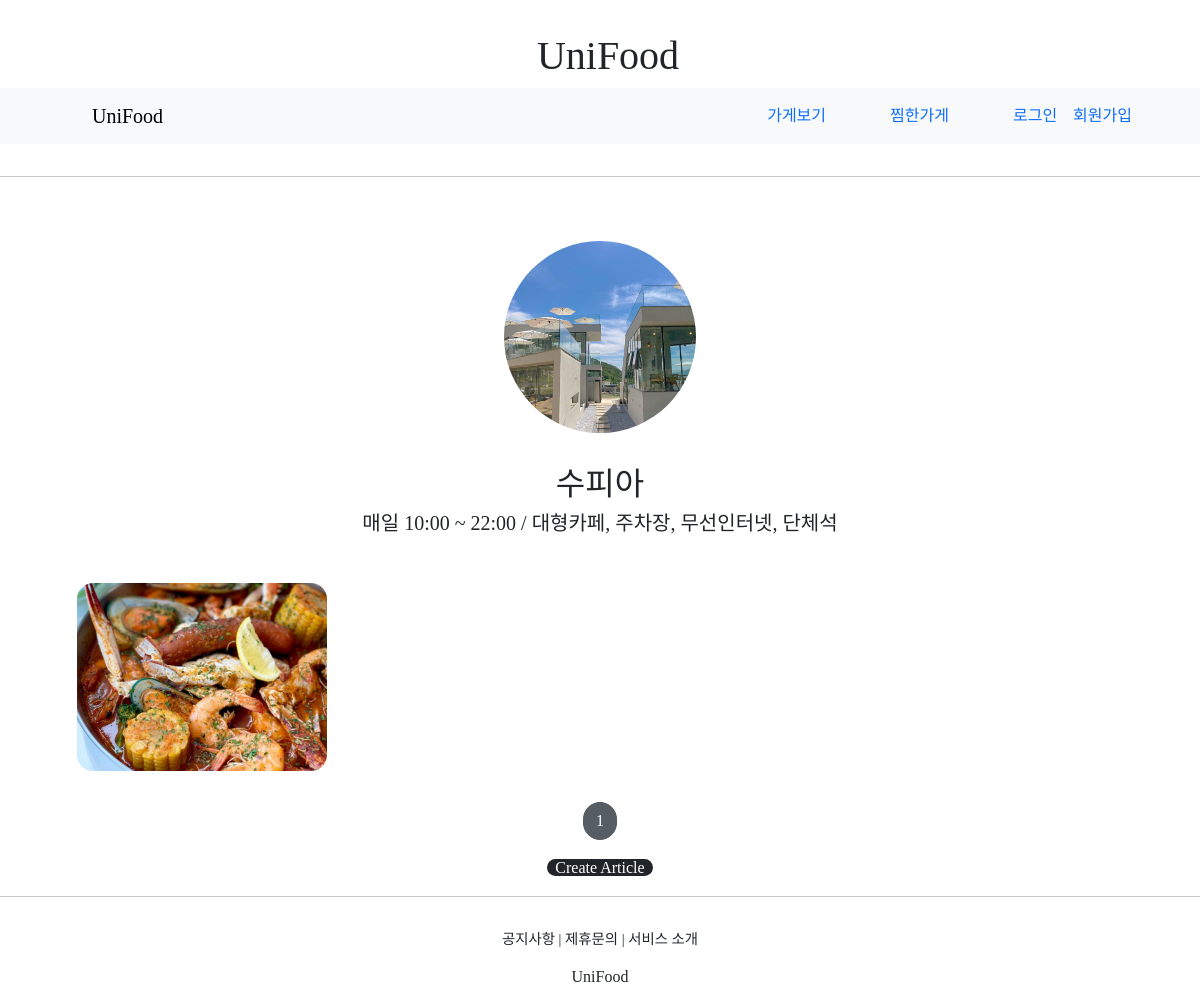
/projects/detail/11, run on an earlier commit of the app's database.
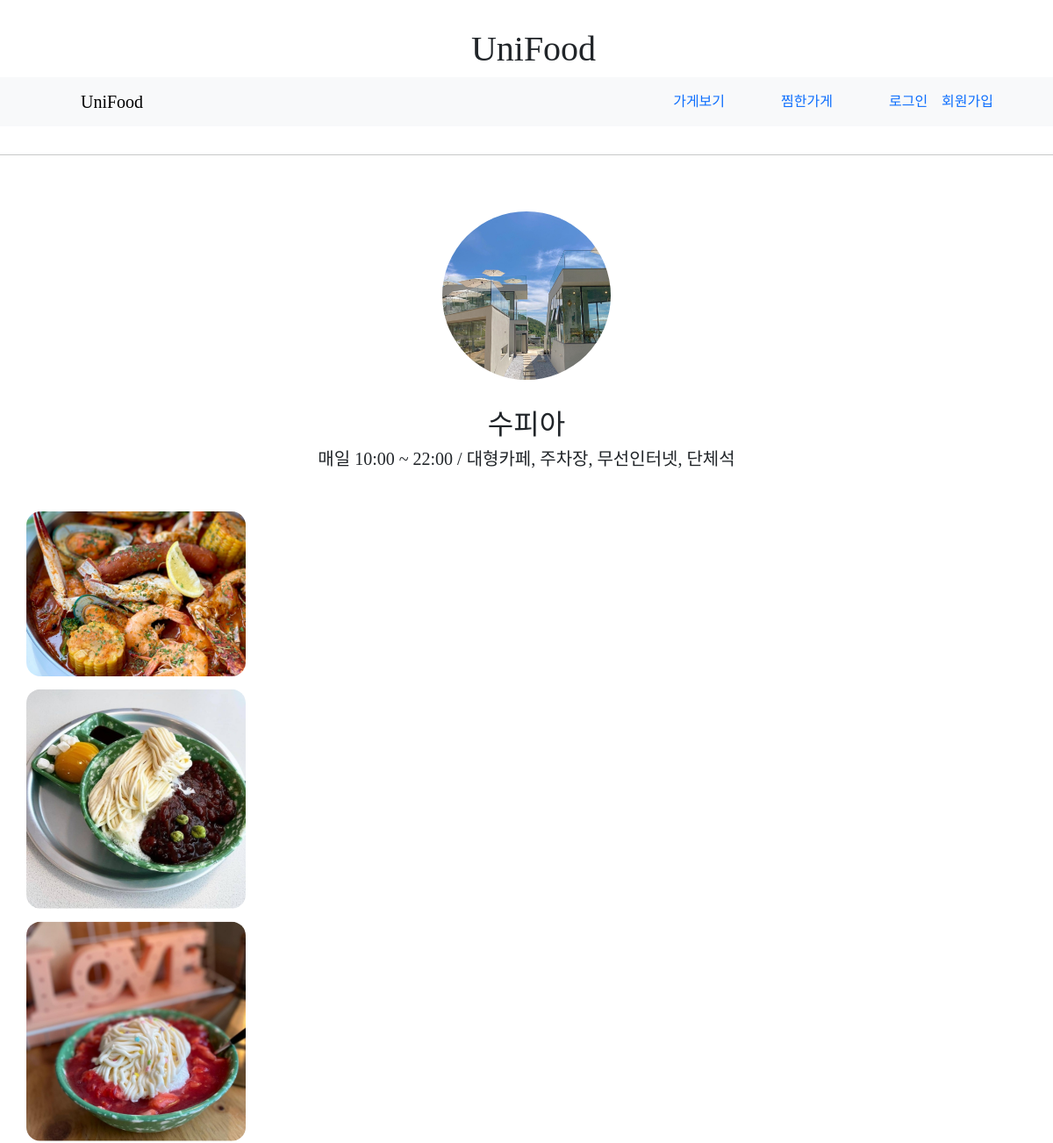
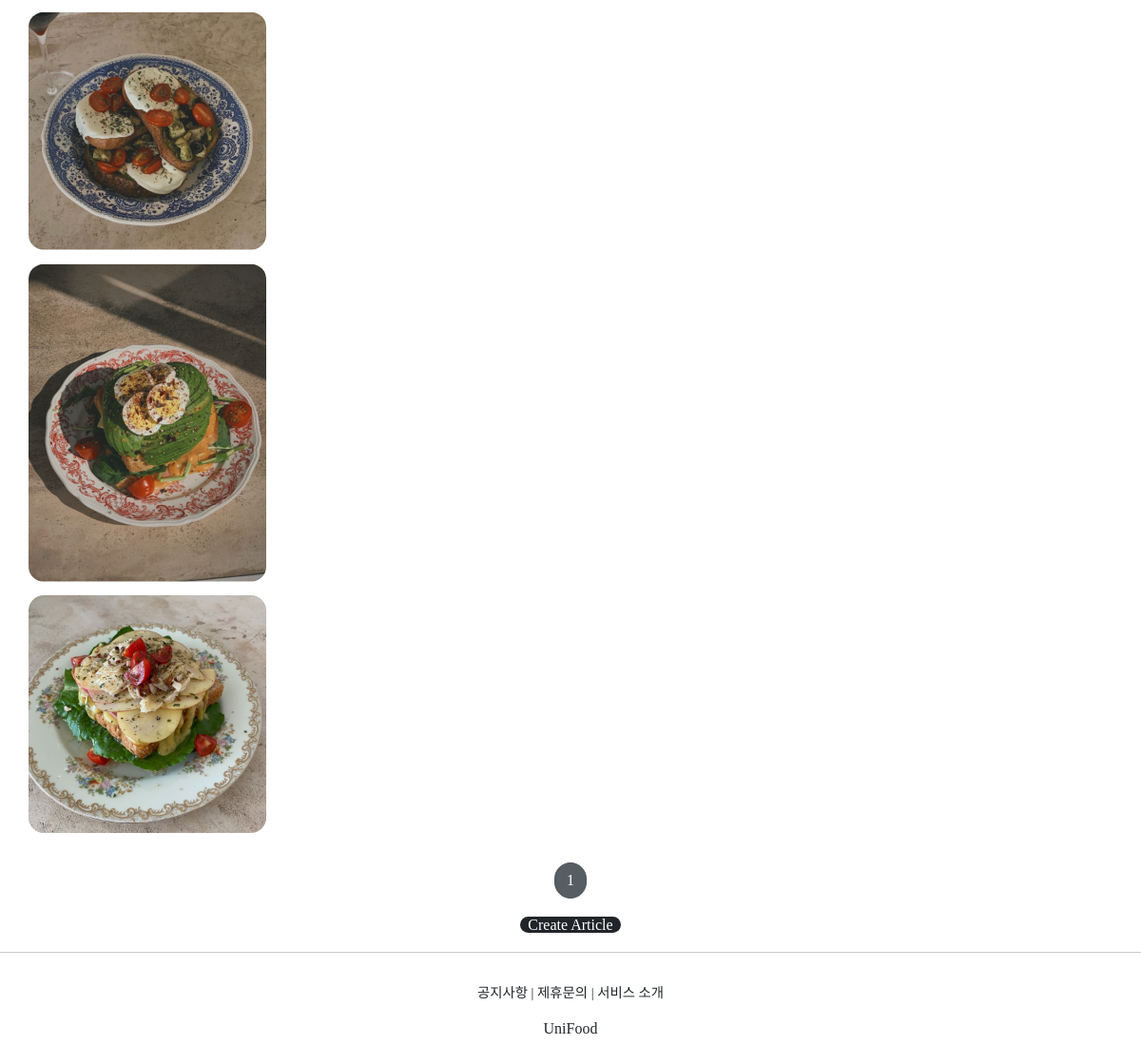
And on a later commit of the database (2 pictures, top to bottom).
### projectapp/models.py (models this page shows, shortened)
class Project(models.Model):
    image = models.ImageField(upload_to='project/', null=False)
    title = models.CharField(max_length=20, null=False)
    description = models.CharField(max_length=200, null=True)
    created_at = models.DateTimeField(auto_now=True)

### articleapp/models.py (models this page shows)
class Article(models.Model):
    writer = models.ForeignKey(User, on_delete=models.SET_NULL, related_name='article',null=True)
    project = models.ForeignKey(Project, on_delete=models.SET_NULL, related_name='article', null=True)
    title = models.CharField(max_length=200, null=True)
    image = models.ImageField(upload_to='article/', null=False)
    content = models.TextField(null=True)
    created_at = models.DateField(auto_now_add=True, null=True)
    like = models.IntegerField(default=0)

### projectapp/views.py (the view)
# urls.py: path('detail/<int:pk>', ProjectDetailView.as_view(), name='detail'),
class ProjectDetailView(DetailView, MultipleObjectMixin):
    model = Project
    context_object_name = 'target_project'
    template_name = 'projectapp/detail.html'
    paginate_by = 25
    def get_context_data(self, **kwargs):
        project = self.object
        user = self.request.user
        if user.is_authenticated:
            subscription = Subscription.objects.filter(user=user, project=project)
        else:
            subscription = None
        object_list = Article.objects.filter(project=self.get_object())
        return super(ProjectDetailView, self).get_context_data(object_list=object_list,
                                                               subscription=subscription,
                                                               **kwargs)

### projectapp/templates/projectapp/detail.html (shortened to what this page needs)
{% extends 'base.html' %}
{% block content %}
  <div>
    <div style="text-align: center; max-width: 500px; margin: 4rem auto 1.5rem auto;">
      <img src="{{ target_project.image.url }}" alt=""
           style="height: 12rem; width: 12rem; border-radius: 20rem; margin-bottom: 2rem; object-fit: cover;">
      <h2 style="font-family: 'NanumSquareB'">
        {{ target_project.title }}
      </h2>
      <h5 style="margin-bottom: 3rem;">
        {{ target_project.description }}
      </h5>
    </div>
        <div>
            {% include 'snippets/list_fragment.html' with article_list=object_list %}
        </div>
  </div>
{% endblock %}

### templates/base.html (shortened to what this page needs)
<!DOCTYPE html>
<html lang="ko">
{% include 'head.html' %}
<body style="font-family:'NanumSquareR';">
    {% include 'header1.html' %}
    <hr>
    {% block content %}
    {% endblock %}
    <hr>
    {% include 'footer.html' %}
</body>
</html>

### templates/head.html (shortened to what this page needs)
{% load static %}
<head>
    <link href="https://cdn.jsdelivr.net/npm/bootstrap@5.1.3/dist/css/bootstrap.min.css"
          rel="stylesheet">
    <link rel="stylesheet" type="text/css" href="{% static 'base.css' %}">
</head>

### templates/header1.html (shortened to what this page needs)
    <div class="pragmatic_header">
        <div>
            <h1 class="pragmatic_logo">
                <a class="navbar-brand" href="{% url 'articleapp:list' %}"></a>UniFood</h1>
        </div>
<nav class="navbar navbar-expand-lg bg-light">
  <div class="container-fluid" style="text-align: center">
    <a class="navbar-brand" style="margin-left: 5rem" href="{% url 'articleapp:list' %}">UniFood</a>
    <div style="text-align: center" id="navbarNavAltMarkup">
      <div class="navbar-nav">
        <a class="nav-link active" style="margin-right: 3rem" aria-current="page" style="text-align: center" href="{% url 'projectapp:list' %}">가게보기</a>
        <a class="nav-link" style="margin-right: 3rem" href="{% url 'subscribeapp:list' %}">찜한가게</a>
          {% if not user.is_authenticated %}
              <a class="nav-link"  href="{% url 'accountapp:login' %}?next = {{ request.path }}">로그인</a>
              <a class="nav-link" style="margin-right: 3rem" href="{% url 'accountapp:create' %}">회원가입</a>
              {% else %}
              <a class="nav-link" style="margin-right: 3rem" href="{% url 'accountapp:detail' pk=user.pk %}">내정보</a>
              <a class="nav-link" style="margin-right: 3rem" href="{% url 'accountapp:logout' %}?next = {{ request.path }}" >로그아웃</a>
          {% endif %}
      </div>
    </div>
  </div>
</nav>
    </div>

### templates/snippets/list_fragment.html (shortened to what this page needs)
{% load static %}
    {% if article_list %}
    <div class="container">
        {% for article in article_list %}
        <a href="{% url 'articleapp:detail' pk=article.pk %}">
            {% include 'snippets/card.html' with article=article %}
        </a>
        {% endfor %}
    </div>
    {% else %}
    <div class="text-center">
        <h1>아직 등록된 가게가 없어요!</h1>
    </div>
    {% endif %}
    {% include 'snippets/pagenation.html' with page_obj=page_obj %}
    <div style="text-align: center">
        <a href="{% url 'articleapp:create' %}" class="btn-dark rounded-pill col-3 mt-3 mb-3 px-2">
            Create Article
        </a>
    </div>

### templates/snippets/card.html
<div>
    <img src="{{ article.image.url }}" alt="">
</div>

### templates/snippets/pagenation.html (shortened to what this page needs)
<div style="text-align: center; margin: 1rem 0;">
        <a href= "{% url 'articleapp:list' %}?page={{ page_obj.number }}"
           class="btn btn-secondary rounded-pill active">
        {{ page_obj.number }}
        </a>
</div>

### templates/footer.html
    <div class="pragmatic_footer">
        <div class="pragmatic_footer_button">
            <span>공지사항</span> |
            <span>제휴문의</span> |
            <span>서비스 소개</span>
        </div>
        <div style="margin-top: 1rem;">
            <h6 class="pragmatic_logo">UniFood</h6>
        </div>
    </div>

### static/base.css (style rules this page uses)
.pragmatic_logo { font-family: 'Lobster', cursive; }
.pragmatic_footer_button { font-size: .9rem; }
.pragmatic_footer { text-align:center; margin-top: 2rem; }
.pragmatic_header { text-align:center; margin: 2rem 0; }
a { color: black; text-decoration: none; }

### templates/snippets/list_fragment.html (style rules this page uses)
.container { padding: 0; margin: 0 auto; }
.container a { width: 45%; max-width: 250px; }
.container div { display: flex; justify-content: center; align-items: center; border-radius: 1rem; }
.container img { width: 100%; border-radius: 1rem; }

What changed in the data, as far as the page shows it:
added Article: image (picture)
added Article: image (picture)
added Article: image (picture)
added Article: image (picture)
added Article: image (picture)
